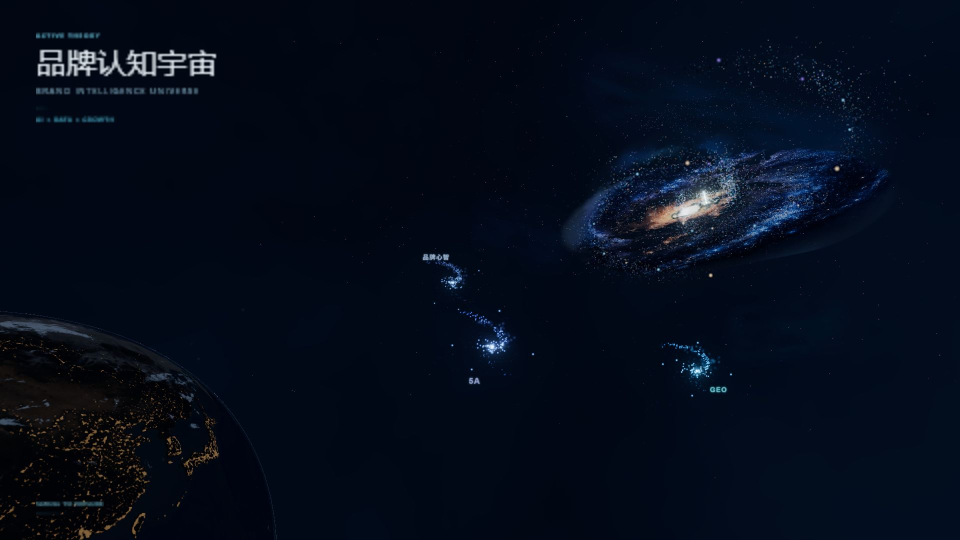
#> input picture tools/blender/h1/assets/hero-base-v1-no-galaxy.jpg, 1920 x 1080 px (shown at 1/2 size)
$ python galaxy_v5_target_match.py --target ../blender/h1/assets/hero-base-v1-no-galaxy.jpg --source ../blender/h1/assets/hero-base-v1-no-galaxy.jpg --plate-output out.png --output-directory out
#> lines starting #> are read from the running program, lines starting #| are printed output that depends on the picture
#!/usr/bin/env python3
"""Build a five-layer Galaxy V5 candidate from the approved home target.

The approved target supplies the cinematic silhouette and color hierarchy. The
existing main-galaxy source supplies only aligned high-frequency stellar detail;
it does not replace the approved large-scale structure.
"""

from __future__ import annotations

import argparse
import math
import time
from pathlib import Path

import numpy as np
from PIL import Image, ImageDraw, ImageFilter


LAYER_NAMES = (
    "galaxy-v5-bg.webp",
    "galaxy-v5-far-arm.webp",
    "galaxy-v5-core.webp",
    "galaxy-v5-near-arm.webp",
    "galaxy-v5-foreground.webp",
)
OUTPUT_SIZE = (1600, 900)


def smoothstep(low: float, high: float, values: np.ndarray) -> np.ndarray:
    t = np.clip((values - low) / max(high - low, 1e-6), 0.0, 1.0)
    return t * t * (3.0 - 2.0 * t)


def blur(values: np.ndarray, radius: float) -> np.ndarray:
    image = Image.fromarray(np.uint8(np.clip(values, 0.0, 1.0) * 255), "L")
    return np.asarray(image.filter(ImageFilter.GaussianBlur(radius)), dtype=np.float32) / 255.0


def luminance(rgb: np.ndarray) -> np.ndarray:
    return 0.2126 * rgb[..., 0] + 0.7152 * rgb[..., 1] + 0.0722 * rgb[..., 2]


def cover_crop(image: Image.Image, size: tuple[int, int]) -> Image.Image:
    scale = max(size[0] / image.width, size[1] / image.height)
    resized = image.resize(
        (round(image.width * scale), round(image.height * scale)),
        Image.Resampling.LANCZOS,
    )
    left = (resized.width - size[0]) // 2
    top = (resized.height - size[1]) // 2
    return resized.crop((left, top, left + size[0], top + size[1]))


def soft_ellipse(
    xx: np.ndarray,
    yy: np.ndarray,
    center: tuple[float, float],
    axes: tuple[float, float],
    angle_degrees: float,
    inner: float = 0.78,
) -> np.ndarray:
    angle = math.radians(angle_degrees)
    dx = xx - center[0]
    dy = yy - center[1]
    rx = (dx * math.cos(angle) + dy * math.sin(angle)) / axes[0]
    ry = (-dx * math.sin(angle) + dy * math.cos(angle)) / axes[1]
    radius = np.sqrt(rx * rx + ry * ry)
    return 1.0 - smoothstep(inner, 1.0, radius)


def aligned_source_detail(source_path: Path, size: tuple[int, int]) -> np.ndarray:
    source = Image.open(source_path).convert("RGBA")
    source.thumbnail((1120, 720), Image.Resampling.LANCZOS)
    source = source.rotate(-8.0, resample=Image.Resampling.BICUBIC, expand=True)
    canvas = Image.new("RGBA", size, (0, 0, 0, 0))
    canvas.alpha_composite(source, (430, 112))
    rgba = np.asarray(canvas, dtype=np.float32) / 255.0
    detail_luma = luminance(rgba[..., :3]) * rgba[..., 3]
    return detail_luma - blur(detail_luma, 2.1)


def suppress_target_overlays(mask: np.ndarray, xx: np.ndarray, yy: np.ndarray) -> np.ndarray:
    # The approved image is a composition reference. Exclude its UI, Earth and
    # business-entry nodes so the runtime keeps ownership of those live layers.
    exclusion = np.zeros_like(mask)
    exclusion = np.maximum(exclusion, 1.0 - smoothstep(360.0, 455.0, xx))
    earth = ((xx - 150.0) / 390.0) ** 2 + ((yy - 790.0) / 330.0) ** 2
    exclusion = np.maximum(exclusion, 1.0 - smoothstep(0.80, 1.14, earth))
    for left, top, right, bottom, feather in (
        (430.0, 150.0, 735.0, 380.0, 34.0),
        (1110.0, 0.0, 1530.0, 235.0, 42.0),
        (990.0, 560.0, 1390.0, 820.0, 42.0),
    ):
        inside_x = np.minimum(xx - left, right - xx)
        inside_y = np.minimum(yy - top, bottom - yy)
        signed_distance = np.minimum(inside_x, inside_y)
        rectangle = smoothstep(-feather, feather, signed_distance)
        exclusion = np.maximum(exclusion, rectangle)
    return mask * (1.0 - exclusion)


def add_stellar_granularity(
    rgb: np.ndarray,
    alpha: np.ndarray,
    arm_probability: np.ndarray,
    seed: int = 5101,
) -> tuple[np.ndarray, np.ndarray]:
    rng = np.random.default_rng(seed)
    height, width = alpha.shape
    flat = np.clip(arm_probability.ravel(), 0.0, None)
    total = float(flat.sum())
    if total <= 0:
        return rgb, alpha
    probabilities = flat / total
    count = 2450
    picks = rng.choice(flat.size, size=count, replace=True, p=probabilities)
    ys, xs = np.divmod(picks, width)

    overlay = Image.new("RGBA", (width, height), (0, 0, 0, 0))
    draw = ImageDraw.Draw(overlay, "RGBA")
    for index, (x, y) in enumerate(zip(xs, ys)):
        tier = rng.random()
        if tier < 0.80:
            radius, opacity = 0.45, int(rng.integers(48, 105))
        elif tier < 0.97:
            radius, opacity = 0.85, int(rng.integers(105, 172))
        else:
            radius, opacity = 1.35, int(rng.integers(175, 235))
        warmth = rng.random()
        color = (255, 230, 190, opacity) if warmth < 0.16 else (194, 222, 255, opacity)
        draw.ellipse((x - radius, y - radius, x + radius, y + radius), fill=color)
        if tier >= 0.985:
            draw.line((x - 3, y, x + 3, y), fill=(*color[:3], opacity // 3), width=1)
            draw.line((x, y - 3, x, y + 3), fill=(*color[:3], opacity // 3), width=1)

    stellar = np.asarray(overlay, dtype=np.float32) / 255.0
    overlay_alpha = stellar[..., 3]
    rgb = rgb * (1.0 - overlay_alpha[..., None]) + stellar[..., :3] * overlay_alpha[..., None]
    alpha = np.maximum(alpha, overlay_alpha * 0.92)
    return rgb, alpha


def build_plate(target_path: Path, source_path: Path) -> tuple[Image.Image, tuple[float, float]]:
    target = cover_crop(Image.open(target_path).convert("RGB"), OUTPUT_SIZE)
    rgb = np.asarray(target, dtype=np.float32) / 255.0
    luma = luminance(rgb)
    height, width = luma.shape
    yy, xx = np.indices((height, width), dtype=np.float32)

    search = np.zeros_like(luma)
    search[220:650, 560:1180] = 1.0
    weight = np.power(np.clip(luma * search, 0.0, 1.0), 7.0)
    weight_sum = max(float(weight.sum()), 1e-6)
    core_x = float((xx * weight).sum() / weight_sum)
    core_y = float((yy * weight).sum() / weight_sum)

    silhouette = soft_ellipse(xx, yy, (core_x + 40.0, core_y + 5.0), (720.0, 390.0), -13.0)
    structure = blur(luma, 7.5)
    fine = np.maximum(luma - blur(luma, 1.4), 0.0)
    alpha = (
        smoothstep(0.010, 0.085, structure) * 0.58
        + smoothstep(0.018, 0.20, luma) * 0.48
        + smoothstep(0.012, 0.10, fine) * 0.38
    ) * silhouette
    alpha = suppress_target_overlays(np.clip(alpha, 0.0, 0.99), xx, yy)

    # Use the legacy galaxy only as a granular frequency source, never as a new silhouette.
    source_detail = aligned_source_detail(source_path, OUTPUT_SIZE)
    arms = smoothstep(0.025, 0.22, structure) * silhouette
    positive_detail = smoothstep(0.010, 0.085, np.maximum(source_detail, 0.0)) * arms
    negative_detail = smoothstep(0.010, 0.075, np.maximum(-source_detail, 0.0)) * arms
    rgb += positive_detail[..., None] * np.array([0.11, 0.14, 0.18], dtype=np.float32)
    rgb *= 1.0 - negative_detail[..., None] * 0.22

    # Deepen natural target lanes and add two broad, interrupted negative structures.
    local_mean = blur(luma, 12.0)
    natural_dust = smoothstep(0.020, 0.16, np.maximum(local_mean - luma, 0.0)) * arms
    dx = (xx - core_x) / 220.0
    dy = (yy - core_y) / 105.0
    lane_a = np.exp(-((dy - 0.20 - 0.14 * dx - 0.025 * dx * dx) / 0.22) ** 2)
    lane_b = np.exp(-((dy + 0.65 + 0.10 * dx) / 0.28) ** 2)
    breakup = blur(np.random.default_rng(5102).random(luma.shape).astype(np.float32), 18.0)
    breakup = smoothstep(0.47, 0.54, breakup)
    dust = np.clip(natural_dust * 0.68 + (lane_a * 0.40 + lane_b * 0.24) * arms * breakup, 0.0, 1.0)
    rgb *= 1.0 - dust[..., None] * 0.58
    rgb += arms[..., None] * np.array([0.018, 0.027, 0.044], dtype=np.float32)

    # Keep the nucleus compact while retaining a silver/ivory bulge interrupted by dust.
    core_dx = (xx - core_x) / 128.0
    core_dy = (yy - core_y) / 72.0
    bulge = np.exp(-(core_dx * core_dx + core_dy * core_dy))
    broad_highlight = smoothstep(0.34, 0.88, luminance(rgb)) * bulge
    rgb *= 1.0 - broad_highlight[..., None] * 0.34
    nucleus = np.exp(-(((xx - core_x) / 21.0) ** 2 + ((yy - core_y) / 13.0) ** 2))
    ivory = np.array([1.0, 0.91, 0.75], dtype=np.float32)
    silver = np.array([0.70, 0.77, 0.84], dtype=np.float32)
    rgb = rgb * (1.0 - (bulge * 0.08)[..., None]) + silver * (bulge * 0.08)[..., None]
    rgb = rgb * (1.0 - (nucleus * 0.92)[..., None]) + ivory * (nucleus * 0.92)[..., None]
    rgb *= 1.0 - (dust * bulge * 0.24)[..., None]

    arm_probability = np.clip(arms * (0.24 + smoothstep(0.010, 0.12, fine)) * alpha, 0.0, 1.0)
    rgb, alpha = add_stellar_granularity(rgb, alpha, arm_probability)

    # Neutralize broad magenta while preserving a few muted star-forming pockets.
    red_excess = np.maximum(rgb[..., 0] - (rgb[..., 1] + rgb[..., 2]) * 0.52, 0.0)
    rgb[..., 0] -= red_excess * 0.28
    rgb[..., 2] += red_excess * 0.06
    rgb = np.clip(rgb, 0.0, 1.0)
    rgba = np.dstack((rgb, np.clip(alpha, 0.0, 0.995)))
    return Image.fromarray(np.uint8(rgba * 255), "RGBA"), (core_x, core_y)


def build_ldi(plate: Image.Image, core: tuple[float, float], output_directory: Path) -> float:
    rgba = np.asarray(plate, dtype=np.float32) / 255.0
    rgb = rgba[..., :3]
    base_alpha = rgba[..., 3]
    layer_rgb = np.clip(rgb * 1.16, 0.0, 1.0)
    luma = luminance(rgb)
    height, width = luma.shape
    yy, xx = np.indices((height, width), dtype=np.float32)
    core_x, core_y = core
    radial = np.sqrt(((xx - core_x) / 710.0) ** 2 + ((yy - core_y) / 390.0) ** 2)
    angle = np.arctan2((yy - core_y) / 0.62, xx - core_x)
    fine = smoothstep(0.012, 0.11, np.maximum(luma - blur(luma, 1.8), 0.0))
    bulge = np.exp(-(((xx - core_x) / 145.0) ** 2 + ((yy - core_y) / 82.0) ** 2))

    background = smoothstep(0.30, 0.90, radial) * (0.42 + (1.0 - luma) * 0.28)
    far_arm = np.clip((0.42 + 0.34 * np.sin(angle * 2.0 + radial * 9.0)) * (1.0 - bulge), 0.0, 1.0)
    core_weight = bulge * (0.72 + luma * 0.38)
    near_arm = np.clip((0.48 - 0.32 * np.sin(angle * 2.0 + radial * 9.0)) * (1.0 - bulge * 0.55), 0.0, 1.0)
    foreground = fine * smoothstep(0.13, 0.58, luma) * (0.30 + 0.70 * (1.0 - radial))
    weights = np.stack((background, far_arm, core_weight, near_arm, foreground))
    weights = np.stack([blur(np.clip(weight, 0.0, 1.0), 1.4) for weight in weights])
    weights *= base_alpha[None, ...]
    weights /= np.maximum(weights.sum(axis=0, keepdims=True), 1e-6)

    output_directory.mkdir(parents=True, exist_ok=True)
    composite = np.zeros_like(rgb)
    for index, name in enumerate(LAYER_NAMES):
        layer_alpha = 1.0 - np.power(1.0 - base_alpha, weights[index])
        layer = np.dstack((layer_rgb, layer_alpha))
        Image.fromarray(np.uint8(np.clip(layer, 0.0, 1.0) * 255), "RGBA").save(
            output_directory / name,
            "WEBP",
            lossless=True,
            method=6,
        )
        composite = layer_rgb * layer_alpha[..., None] + composite * (1.0 - layer_alpha[..., None])
    expected = layer_rgb * base_alpha[..., None]
    return float(np.mean(np.abs(composite - expected)) * 255.0)


def main() -> int:
    parser = argparse.ArgumentParser(description=__doc__)
    parser.add_argument("--target", type=Path, required=True)
    parser.add_argument("--source", type=Path, required=True)
    parser.add_argument("--plate-output", type=Path, required=True)
    parser.add_argument("--output-directory", type=Path, required=True)
    args = parser.parse_args()
    started = time.perf_counter()

    plate, core = build_plate(args.target, args.source)
#> in cover_crop, `scale = max(size[0] / image.width, size[1] / image.height)`: scale = 0.833
#> in build_plate, `weight_sum = max(float(weight.sum()), 1e-6)`: weight_sum = 430.7
#> in build_plate, `core_x = float((xx * weight).sum() / weight_sum)`: core_x = 1096.7
#> in build_plate, `core_y = float((yy * weight).sum() / weight_sum)`: core_y = 400.3
#> the loop in suppress_target_overlays, `for left, top, right, bottom, feather in ( (430.0, 150.0, 735.0, 380.0..` made 3 passes
#> pass 1, in suppress_target_overlays, `inside_y = np.minimum(yy - top, bottom - yy)`:
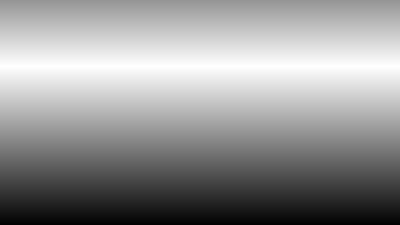
#> inside_y: shape (900, 1600) float32 (shown at 1/4 size); min -519, max 115, mean -147.8; drawn with min black and max white
#> pass 1, in suppress_target_overlays, `signed_distance = np.minimum(inside_x, inside_y)`:
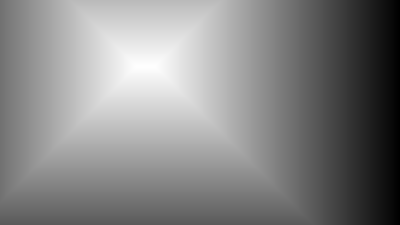
#> signed_distance: shape (900, 1600) float32 (shown at 1/4 size); min -864, max 115, mean -353.5; drawn with min black and max white
#> after the loop in suppress_target_overlays, `for left, top, right, bottom, feather in (`:
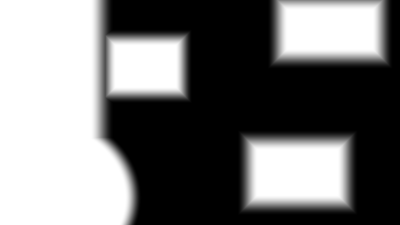
#> exclusion: shape (900, 1600) float32 (shown at 1/4 size); min 0, max 1, mean 0.467
#> after the loop in suppress_target_overlays, `for left, top, right, bottom, feather in (`:
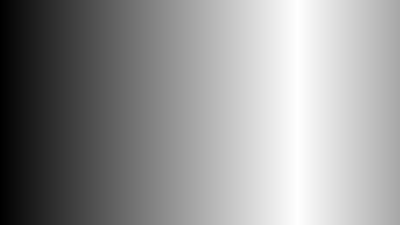
#> inside_x: shape (900, 1600) float32 (shown at 1/4 size); min -990, max 200, mean -295.3; drawn with min black and max white
#> in aligned_source_detail, `source = source.rotate(-8.0, resample=Image.Resampling.BICUBIC, expand..`:
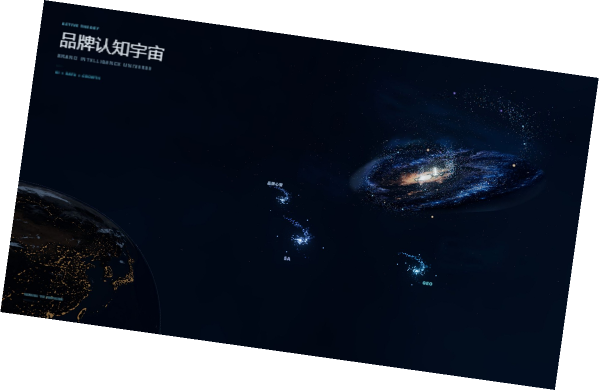
#> source: PIL image 1198x780 RGBA (shown at 1/2 size); mean R, G, B, A 3.5, 9.2, 19.8, 192.6; transparent parts drawn white
#> in aligned_source_detail, `canvas.alpha_composite(source, (430, 112))`:
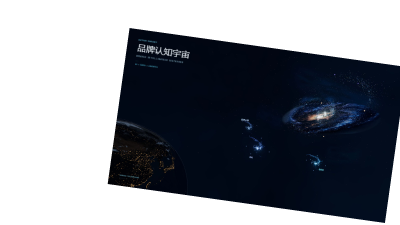
#> canvas: PIL image 1600x900 RGBA (shown at 1/4 size); mean R, G, B, A 2.3, 5.9, 12.8, 124.5; transparent parts drawn white
#> in luminance (call 2), `return 0.2126 * rgb[..., 0] + 0.7152 * rgb[..., 1] + 0.0722 * rgb[...,..`:
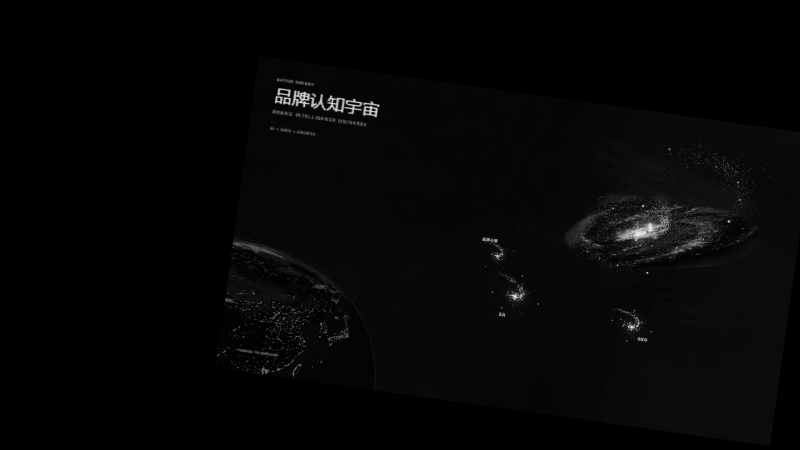
#> returned value: shape (900, 1600) float32 (shown at 1/2 size); min 0, max 0.977, mean 0.0221
#> in add_stellar_granularity, `total = float(flat.sum())`: total = 14727.4
#> in add_stellar_granularity, `picks = rng.choice(flat.size, size=count, replace=True, p=probabilities)`: picks = 2450 values, max 1029581 at index 1786, min 143964 at index 1028, mean 566754.7
#> in add_stellar_granularity, `ys, xs = np.divmod(picks, width)`: ys = 2450 values, max 643 at index 1786, min 89 at index 1028, mean 353.5; xs = 2450 values, max 1594 at index 2161, min 701 at index 1303, mean 1141.7
#> the loop in add_stellar_granularity, `for index, (x, y) in enumerate(zip(xs, ys)):` made 2450 passes
#> (x, y, tier, radius, opacity, warmth, color) on passes 1 to 7: (1069, 306, 0.92, 0.85, 128, 0.956, (194, 222, 255, 128)), (815, 582, 0.539, 0.45, 90, 0.0301, (255, 230, 190, 90)), (1096, 347, 0.405, 0.45, 87, 0.879, (194, 222, 255, 87)), (1242, 394, 0.00637, 0.45, 76, 0.873, (194, 222, 255, 76)), (1203, 333, 0.729, 0.45, 60, 0.413, (194, 222, 255, 60)), (1175, 350, 0.959, 0.85, 133, 0.378, (194, 222, 255, 133)), (827, 574, 0.126, 0.45, 55, 0.985, (194, 222, 255, 55))
#> core = (1096.7, 400.3)
    args.plate_output.parent.mkdir(parents=True, exist_ok=True)
    plate.save(args.plate_output, "PNG", optimize=True)
    mae = build_ldi(plate, core, args.output_directory)
#> in build_ldi, `core_x, core_y = core`: core_x = 1096.7; core_y = 400.3
#> mae = 2.41e-07

    print(f"generation_seconds={time.perf_counter() - started:.3f}")
    print(f"core={core[0]:.2f},{core[1]:.2f}")
#| core=1096.74,400.27
    print(f"reconstruction_mae_8bit={mae:.4f}")
#| reconstruction_mae_8bit=0.0000
    print(f"plate={args.plate_output.resolve()}")
    for name in LAYER_NAMES:
        print((args.output_directory / name).resolve())
    return 0


if __name__ == "__main__":
    raise SystemExit(main())
#> (the program exits here)

$ run again, on art/galaxy-v3/blender-hybrid-h1/e2-vs-r22-vs-h1.png
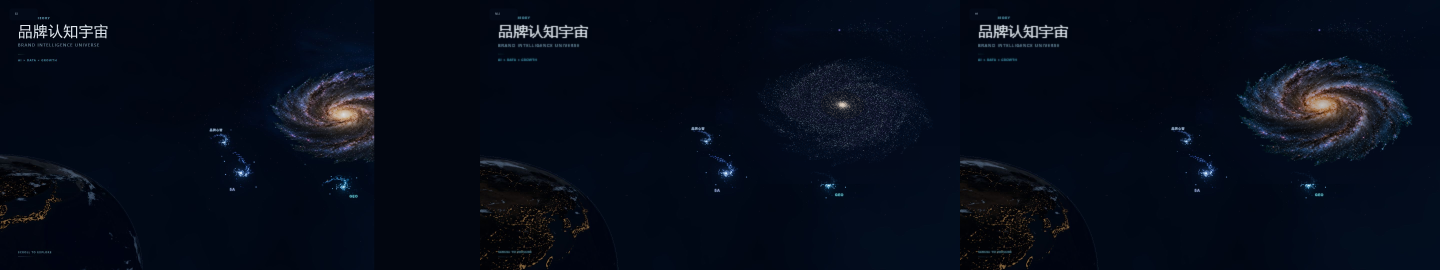
#> input picture art/galaxy-v3/blender-hybrid-h1/e2-vs-r22-vs-h1.png, 5760 x 1080 px (shown at 1/4 size)
#> scale = 0.833
#> weight_sum = 106.8
#> in build_plate, `core_x = float((xx * weight).sum() / weight_sum)`: core_x = 928.9
#> in build_plate, `core_y = float((yy * weight).sum() / weight_sum)`: core_y = 539.5
#> in aligned_source_detail, `source = source.rotate(-8.0, resample=Image.Resampling.BICUBIC, expand..`:
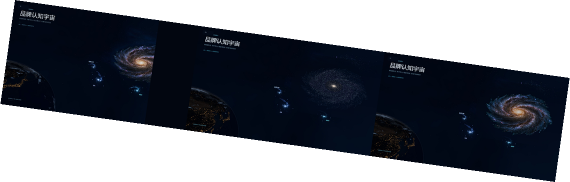
#> source: PIL image 1140x364 RGBA (shown at 1/2 size); mean R, G, B, A 3.4, 6.9, 14.2, 144.5; transparent parts drawn white
#> in aligned_source_detail, `canvas.alpha_composite(source, (430, 112))`:
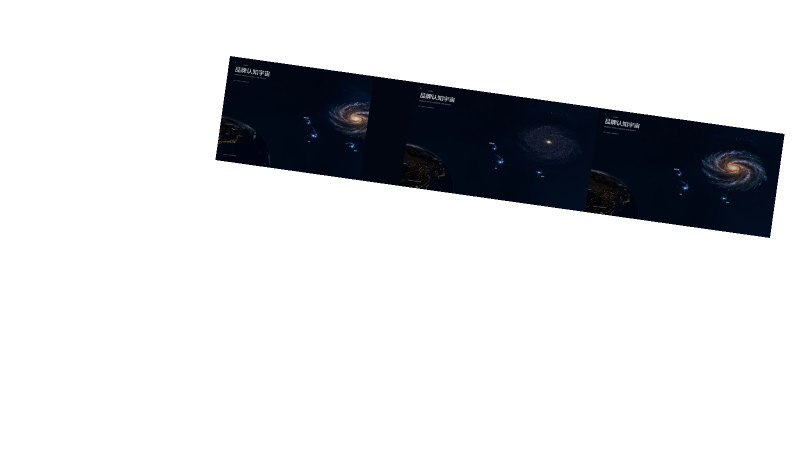
#> canvas: PIL image 1600x900 RGBA (shown at 1/2 size); mean R, G, B, A 1, 2, 4.1, 41.7; transparent parts drawn white
#> total = 11735.6
#> picks = 2450 values, max 1124595 at index 1786, min 337192 at index 1028, mean 610744.3
#> ys = 2450 values, max 702 at index 1786, min 210 at index 1028, mean 381; xs = 2450 values, max 1569 at index 2359, min 457 at index 334, mean 1155.5
#> the loop in add_stellar_granularity, `for index, (x, y) in enumerate(zip(xs, ys)):` made 2450 passes
#> (x, y, tier, radius, opacity, warmth, color) on passes 1 to 7: (1213, 325, 0.92, 0.85, 128, 0.956, (194, 222, 255, 128)), (840, 585, 0.539, 0.45, 90, 0.0301, (255, 230, 190, 90)), (1482, 375, 0.405, 0.45, 87, 0.879, (194, 222, 255, 87)), (1262, 449, 0.00637, 0.45, 76, 0.873, (194, 222, 255, 76)), (1161, 358, 0.729, 0.45, 60, 0.413, (194, 222, 255, 60)), (1195, 381, 0.959, 0.85, 133, 0.378, (194, 222, 255, 133)), (811, 578, 0.126, 0.45, 55, 0.985, (194, 222, 255, 55))
#> core = (928.9, 539.5)
#> in build_ldi, `core_x, core_y = core`: core_x = 928.9; core_y = 539.5
#> mae = 2.36e-07
#| core=928.89,539.46
#| reconstruction_mae_8bit=0.0000
